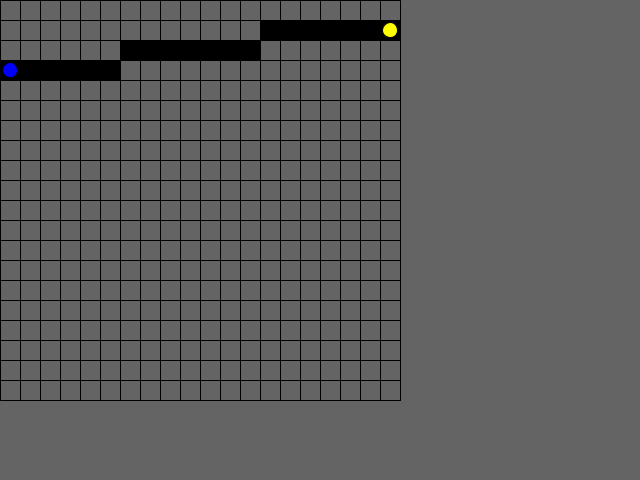
Frame 1 (no input)
Frame 2 (the mouse pressed at the canvas centre, redrawn once): identical to frame 1, image omitted

The Processing sketch that drew this single still picture (run headless with seeded random() and noise(); the mouse was pressed at the canvas centre and the sketch redrawn once):

// Processing sketch: lineCode_github_v1_1
// ── lineCode_github_v1_1.pde
// BIG pixels to draw on screen
int screenWidth=20;
int screenHeight=20;

// grid variables
int gridspacing=20;
int gridStartPosX=0;
int gridStartPosY=0;

// draw markers for blue dot and yellow dot
int[] endPosPoint;
int[] startPosPoint;

// this is where we want to draw the line to and from using a single value method
int startPos=39;
int endPos=60;

// basic line info
int rectWidth;
int rectHeight;
int longestSide;
int shortestSide;

int lineStartPos;
int lineEndPos;
int[] line;

int errors;

// multidirectional line drawing variables
int extendLine;
int advanceLine;


void setup()
{
  size(640,480);
  noLoop();
}

void draw()
{  
  background(100,100,100);
  for(int column=0;column<=screenWidth;column++){
    for(int row=0;row<=screenHeight;row++){
      line(gridStartPosX+column,gridStartPosY+(row*gridspacing),gridStartPosX+(column*gridspacing),gridStartPosY+(row*gridspacing));
      line(gridStartPosX+(column*gridspacing),gridStartPosY+row,gridStartPosX+(column*gridspacing),gridStartPosY+(row*gridspacing));
    }
  }

  setup_drawing();
  create_line();
  draw_line();
}

void mousePressed()
{
  loop();
  
  if(mouseButton == LEFT)
  {
    println("startPos placed");
    int pixelStart = mouse_to_pixel(mouseX, mouseY);
    startPos = pixelStart;
  }
  if(mouseButton == RIGHT)
  {
    println("endPos placed");
    int pixelEnd = mouse_to_pixel(mouseX,mouseY);
    endPos = pixelEnd;
  }
}

void mouseReleased()
{
  noLoop();
}

// 
//Custom functions start here
//

void setup_drawing()
{  
  //if we want to left/right click anywhere in the grid
  //possibly mixing up th start and endPos

  if(startPos > endPos)
  {
    lineStartPos = endPos;
    lineEndPos = startPos;
  }
  else
  {
    lineStartPos = startPos;
    lineEndPos = endPos;
  }

  rectWidth=mywidth(lineStartPos,lineEndPos);
  rectHeight=myheight(lineStartPos,lineEndPos);

  longestSide=max(rectWidth, rectHeight);
  shortestSide=min(rectWidth, rectHeight);

  // near-by pixels to current pixel
  int rightPixel=-1;
  int leftPixel=+1;
  int upperLeftPixel=screenWidth+1;
  int upperRightPixel=screenWidth-1;
  int upperPixel=screenWidth;
  
  // is the line being draw upleft or upright
  int startXColumn = pixel_xy(lineStartPos)[0];
  int endXColumn = pixel_xy(lineEndPos)[0];
  
  if(rectWidth>rectHeight)
  {
    if(startXColumn <= endXColumn)
    {
      advanceLine=upperLeftPixel;
      extendLine=leftPixel;
    }
    else
    {
      advanceLine=upperRightPixel;
      extendLine=rightPixel;
    }
  }
  else
  {
    if(startXColumn <= endXColumn)
    {
      advanceLine=upperLeftPixel;
      extendLine=upperPixel;
    }
    else
    {
      advanceLine=upperRightPixel;
      extendLine=upperPixel;
    }
  }
}

void draw_line()
{
  errors=errorsInLine(); 
  if(errors==0){
    printLine(line);
  }
  else
  {
    println(errors+" errors in line");
  }
}

void printLine(int[] line){
  for(int i=0;i<line.length;i++){
    drawBlackPixel(line[i]);
  }
  // draw start and end points
  drawBlueDot(endPos);
  drawYellowDot(startPos);
}

int errorsInLine(){
  
  // errorsInLine will have to be changed in future for any unexpected line issues
  // at the moment no errors will be caught because mouseToPixel checks if points are outisde of the grid
  
  // assume there are zero problems
  int result=0;
  if(screenWidth*screenHeight<=endPos || endPos < 0){
    result++;
    println("endPos lays outside of grid");
  }
  if(screenWidth*screenHeight<=startPos || startPos < 0){
    result++;
    println("startPos lays outside of grid");
  }
  return result;
}

void create_line()
{
  line = new int[longestSide];
  // allow room for one more so we can add an extra 0 at the beginning
  int[] ratioOfSplitRect = new int[shortestSide+1];
  
  int nom=longestSide;
  int newNom=nom;
  int denom=shortestSide;
  
  // we need a zero number to begin the first ratio and following ratios
  ratioOfSplitRect[0]=0;
  
  for(int i=1;i<shortestSide+1;i++)
  {
    ratioOfSplitRect[i] = newNom / denom;
    newNom = newNom + nom;
  }
  
  int subtract=lineEndPos;
  int currentLinePos=0;
  
  for(int i=1;i<shortestSide+1;i++)
  {
    // first time draw the first point of the line. endPos...
    line[currentLinePos] = subtract;
    currentLinePos++;

    // find the distance between the current ratio and the last ratio
    int extendBy = ratioOfSplitRect[i] - ratioOfSplitRect[i-1]; 
    
    // how many times do we extend the line...
    for(int j=extendBy-1;j>0;j--)
    {
      subtract -= extendLine;
      line[currentLinePos] = subtract;
      currentLinePos++;
    }
    // ...then on subsequent i loops advance the line
    subtract-=advanceLine;
  }
}

int mywidth(int startPos,int endPos){
  int result=-1;
  result=comp_width_and_height(startPos,endPos)[0];
  return result+1;
}

int myheight(int startPos, int endPos){
  int result=-1;
  result=comp_width_and_height(startPos,endPos)[1];
  return result+1;
}

int[] comp_width_and_height(int startPos,int endPos){
  int[] result={-1,-1};
  
  int thisHeight=0;
  int newEndPos=endPos-startPos;
  
  thisHeight = int(newEndPos / screenWidth);
  
  // whenever startPos is to the right of endPos, a strange thing happens, that if we
  // startPos - startPos and
  // endPos - startPos
  // the resulting box loses a height of one
  if(pixel_xy(startPos)[0]>pixel_xy(endPos)[0])
  {
    thisHeight++;
  }
  
  result[0]=abs(startPos+(screenWidth*(thisHeight))-endPos);
  result[1]=thisHeight;

  return result;
}

int mouse_to_pixel(int mx, int my)
{
  int resultx = -1;
  int resulty = -1;
  int result = -1;
  
  resultx=int(mx / gridspacing );
  resulty=int(my / gridspacing );
  
  // keep line inside gridbox even if clicking non-grid area
  if(resultx>screenWidth-1)
  {
    resultx=screenWidth-1;
  }
  if(resulty>screenHeight-1)
  {
    resulty=screenHeight-1;
  }
  
  // get pixel number
  result = resultx + (screenWidth*resulty);
  return result;
}

int[] pixel_xy(int pixelnumber)
{
  
  int result[] = new int[2];
  
  int resultx=0;
  int resulty=0;
  
  resulty=int(pixelnumber/screenWidth);
  resultx=pixelnumber-(screenWidth*resulty);
  
  result[0]=resultx;
  result[1]=resulty;

  return result;
}

void drawBlueDot(int pixel)
{
  endPosPoint=pixel_xy(pixel);
  fill(0,0,255);
  ellipse(gridStartPosX+(gridspacing*endPosPoint[0])+gridspacing/2, gridStartPosY+(gridspacing*endPosPoint[1])+gridspacing/2, 15,15);
}

void drawYellowDot(int pixel)
{
  int[] startPosPoint=pixel_xy(pixel);
  fill(255,255,0);
  ellipse(gridStartPosX+(gridspacing*startPosPoint[0])+gridspacing/2, gridStartPosY+(gridspacing*startPosPoint[1])+gridspacing/2, 15,15);
}

void drawBlackPixel(int pixel)
{
  int[] coordinates=pixel_xy(pixel);
  fill(0);
  rect(coordinates[0]*gridspacing,coordinates[1]*gridspacing,gridspacing,gridspacing);
}
